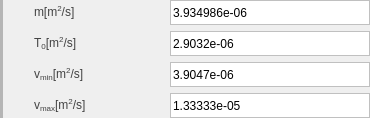
                 <widget class="QWidget" name="widget_7" native="true">
                  <layout class="QGridLayout" name="gridLayout_13">
                   <property name="leftMargin">
                    <number>0</number>
                   </property>
                   <property name="topMargin">
                    <number>0</number>
                   </property>
                   <property name="rightMargin">
                    <number>0</number>
                   </property>
                   <property name="bottomMargin">
                    <number>0</number>
                   </property>
                   <item row="0" column="0">
                    <layout class="QHBoxLayout" name="horizontalLayout_12">
                     <item>
                      <widget class="Line" name="line_15">
                       <property name="styleSheet">
                        <string notr="true">QFrame {
    border: 2px solid rgb(181, 181, 181);
}
</string>
                       </property>
                       <property name="orientation">
                        <enum>Qt::Vertical</enum>
                       </property>
                      </widget>
                     </item>
                     <item>
                      <spacer name="horizontalSpacer_102">
                       <property name="orientation">
                        <enum>Qt::Horizontal</enum>
                       </property>
                       <property name="sizeType">
                        <enum>QSizePolicy::Fixed</enum>
                       </property>
                       <property name="sizeHint" stdset="0">
                        <size>
                         <width>20</width>
                         <height>20</height>
                        </size>
                       </property>
                      </spacer>
                     </item>
                     <item>
                      <layout class="QGridLayout" name="gridLayout_7">
                       <item row="0" column="0">
                        <widget class="QLabel" name="label_80">
                         <property name="minimumSize">
                          <size>
                           <width>100</width>
                           <height>25</height>
                          </size>
                         </property>
                         <property name="maximumSize">
                          <size>
                           <width>100</width>
                           <height>25</height>
                          </size>
                         </property>
                         <property name="styleSheet">
                          <string notr="true">QLabel {
    font-family: 'Arial'; /* 字体 */
    font-size: 9pt;       /* 字体大小 */
    color: rgb(66, 66, 66);  
    padding: 2px; 
}</string>
                         </property>
                         <property name="text">
                          <string>&lt;html&gt;&lt;head/&gt;&lt;body&gt;&lt;p&gt;m[m&lt;span style=&quot; vertical-align:super;&quot;&gt;2&lt;/span&gt;/s]&lt;/p&gt;&lt;/body&gt;&lt;/html&gt;</string>
                         </property>
                        </widget>
                       </item>
                       <item row="0" column="1">
                        <spacer name="horizontalSpacer_103">
                         <property name="orientation">
                          <enum>Qt::Horizontal</enum>
                         </property>
                         <property name="sizeHint" stdset="0">
                          <size>
                           <width>35</width>
                           <height>17</height>
                          </size>
                         </property>
                        </spacer>
                       </item>
                       <item row="0" column="2">
                        <widget class="QLineEdit" name="lineEdit_71">
                         <property name="minimumSize">
                          <size>
                           <width>200</width>
                           <height>25</height>
                          </size>
                         </property>
                         <property name="maximumSize">
                          <size>
                           <width>200</width>
                           <height>25</height>
                          </size>
                         </property>
                         <property name="styleSheet">
                          <string notr="true">QLineEdit {
    border: 1px solid rgb(192, 192, 192); /* 默认边框颜色 */
}
QLineEdit:focus {
    border: 1px solid rgb(50, 170, 233); /* 焦点时的边框颜色 */
    outline: none;                       /* 移除默认虚线框 */
}</string>
                         </property>
                         <property name="text">
                          <string>3.934986e-06</string>
                         </property>
                        </widget>
                       </item>
                       <item row="1" column="0">
                        <widget class="QLabel" name="label_81">
                         <property name="minimumSize">
                          <size>
                           <width>100</width>
                           <height>25</height>
                          </size>
                         </property>
                         <property name="maximumSize">
                          <size>
                           <width>100</width>
                           <height>25</height>
                          </size>
                         </property>
                         <property name="styleSheet">
                          <string notr="true">QLabel {
    font-family: 'Arial'; /* 字体 */
    font-size: 9pt;       /* 字体大小 */
    color: rgb(66, 66, 66);  
    padding: 2px; 
}</string>
                         </property>
                         <property name="text">
                          <string>&lt;html&gt;&lt;head/&gt;&lt;body&gt;&lt;p&gt;T&lt;span style=&quot; vertical-align:sub;&quot;&gt;0&lt;/span&gt;[m&lt;span style=&quot; vertical-align:super;&quot;&gt;2&lt;/span&gt;/s]&lt;/p&gt;&lt;/body&gt;&lt;/html&gt;</string>
                         </property>
                        </widget>
                       </item>
                       <item row="1" column="1">
                        <spacer name="horizontalSpacer_104">
                         <property name="orientation">
                          <enum>Qt::Horizontal</enum>
                         </property>
                         <property name="sizeHint" stdset="0">
                          <size>
                           <width>35</width>
                           <height>17</height>
                          </size>
                         </property>
                        </spacer>
                       </item>
                       <item row="1" column="2">
                        <widget class="QLineEdit" name="lineEdit_72">
                         <property name="minimumSize">
                          <size>
                           <width>200</width>
                           <height>25</height>
                          </size>
                         </property>
                         <property name="maximumSize">
                          <size>
                           <width>200</width>
                           <height>25</height>
                          </size>
                         </property>
                         <property name="styleSheet">
                          <string notr="true">QLineEdit {
    border: 1px solid rgb(192, 192, 192); /* 默认边框颜色 */
}
QLineEdit:focus {
    border: 1px solid rgb(50, 170, 233); /* 焦点时的边框颜色 */
    outline: none;                       /* 移除默认虚线框 */
}</string>
                         </property>
                         <property name="text">
                          <string>2.9032e-06</string>
                         </property>
                        </widget>
                       </item>
                       <item row="2" column="0">
                        <widget class="QLabel" name="label_82">
                         <property name="minimumSize">
                          <size>
                           <width>100</width>
                           <height>25</height>
                          </size>
                         </property>
                         <property name="maximumSize">
                          <size>
                           <width>100</width>
                           <height>25</height>
                          </size>
                         </property>
                         <property name="styleSheet">
                          <string notr="true">QLabel {
    font-family: 'Arial'; /* 字体 */
    font-size: 9pt;       /* 字体大小 */
    color: rgb(66, 66, 66);  
    padding: 2px; 
}</string>
                         </property>
                         <property name="text">
                          <string>&lt;html&gt;&lt;head/&gt;&lt;body&gt;&lt;p&gt;v&lt;span style=&quot; vertical-align:sub;&quot;&gt;min&lt;/span&gt;[m&lt;span style=&quot; vertical-align:super;&quot;&gt;2&lt;/span&gt;/s]&lt;/p&gt;&lt;/body&gt;&lt;/html&gt;</string>
                         </property>
                        </widget>
                       </item>
                       <item row="2" column="1">
                        <spacer name="horizontalSpacer_105">
                         <property name="orientation">
                          <enum>Qt::Horizontal</enum>
                         </property>
                         <property name="sizeHint" stdset="0">
                          <size>
                           <width>35</width>
                           <height>17</height>
                          </size>
                         </property>
                        </spacer>
                       </item>
                       <item row="2" column="2">
                        <widget class="QLineEdit" name="lineEdit_73">
                         <property name="minimumSize">
                          <size>
                           <width>200</width>
                           <height>25</height>
                          </size>
                         </property>
                         <property name="maximumSize">
                          <size>
                           <width>200</width>
                           <height>25</height>
                          </size>
                         </property>
                         <property name="styleSheet">
                          <string notr="true">QLineEdit {
    border: 1px solid rgb(192, 192, 192); /* 默认边框颜色 */
}
QLineEdit:focus {
    border: 1px solid rgb(50, 170, 233); /* 焦点时的边框颜色 */
    outline: none;                       /* 移除默认虚线框 */
}</string>
                         </property>
                         <property name="text">
                          <string>3.9047e-06</string>
                         </property>
                        </widget>
                       </item>
                       <item row="3" column="0">
                        <widget class="QLabel" name="label_83">
                         <property name="minimumSize">
                          <size>
                           <width>100</width>
                           <height>25</height>
                          </size>
                         </property>
                         <property name="maximumSize">
                          <size>
                           <width>100</width>
                           <height>25</height>
                          </size>
                         </property>
                         <property name="styleSheet">
                          <string notr="true">QLabel {
    font-family: 'Arial'; /* 字体 */
    font-size: 9pt;       /* 字体大小 */
    color: rgb(66, 66, 66);  
    padding: 2px; 
}</string>
                         </property>
                         <property name="text">
                          <string>&lt;html&gt;&lt;head/&gt;&lt;body&gt;&lt;p&gt;v&lt;span style=&quot; vertical-align:sub;&quot;&gt;max&lt;/span&gt;[m&lt;span style=&quot; vertical-align:super;&quot;&gt;2&lt;/span&gt;/s]&lt;/p&gt;&lt;/body&gt;&lt;/html&gt;</string>
                         </property>
                        </widget>
                       </item>
                       <item row="3" column="1">
                        <spacer name="horizontalSpacer_106">
                         <property name="orientation">
                          <enum>Qt::Horizontal</enum>
                         </property>
                         <property name="sizeHint" stdset="0">
                          <size>
                           <width>35</width>
                           <height>17</height>
                          </size>
                         </property>
                        </spacer>
                       </item>
                       <item row="3" column="2">
                        <widget class="QLineEdit" name="lineEdit_74">
                         <property name="minimumSize">
                          <size>
                           <width>200</width>
                           <height>25</height>
                          </size>
                         </property>
                         <property name="maximumSize">
                          <size>
                           <width>200</width>
                           <height>25</height>
                          </size>
                         </property>
                         <property name="styleSheet">
                          <string notr="true">QLineEdit {
    border: 1px solid rgb(192, 192, 192); /* 默认边框颜色 */
}
QLineEdit:focus {
    border: 1px solid rgb(50, 170, 233); /* 焦点时的边框颜色 */
    outline: none;                       /* 移除默认虚线框 */
}</string>
                         </property>
                         <property name="text">
                          <string>1.33333e-05</string>
                         </property>
                        </widget>
                       </item>
                      </layout>
                     </item>
                    </layout>
                   </item>
                  </layout>
                 </widget>
